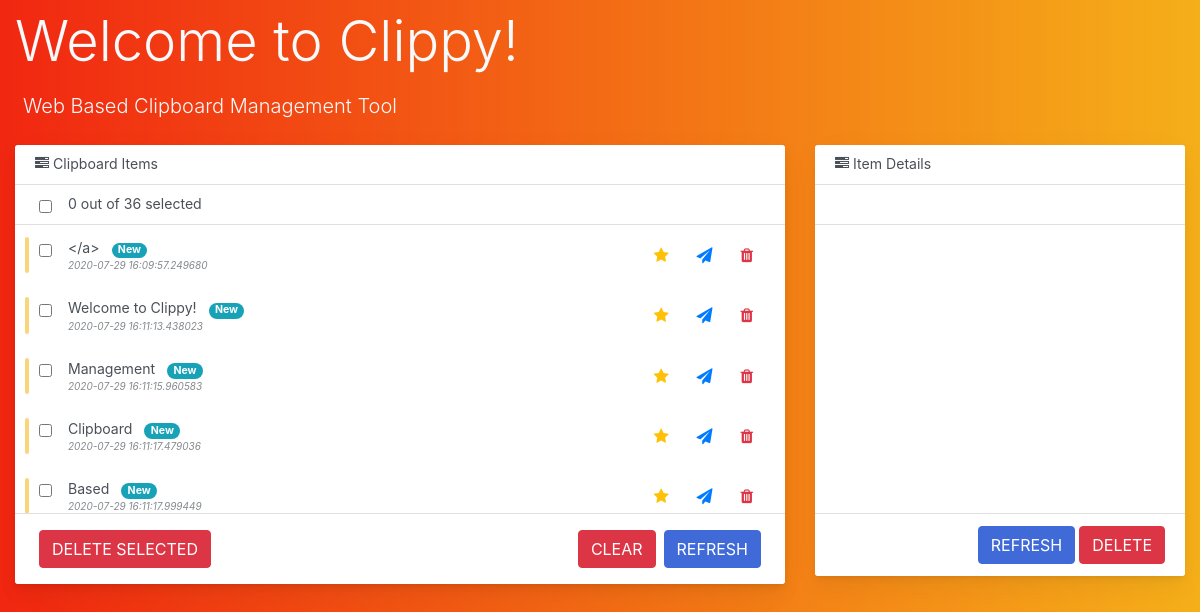
The page / on the database its author committed.
### app.py (models this page shows)
class ClipboardItem(db.Model):
    id = db.Column(db.Integer, primary_key=True)
    text = db.Column(db.String(9999), nullable=False)
    length = db.Column(db.Integer, nullable=False)
    location = db.Column(db.String(2083))
    date = db.Column(db.DateTime, nullable=False, default=datetime.now())

### app.py (the view)
@app.route('/')
def index():
    items = ClipboardItem.query.all()
    print(items[27].text)
    return render_template('index.html', items=items)

### templates/index.html (shortened to what this page needs)
<!DOCTYPE html>
<html lang="en">
<head>
    <link rel="stylesheet" href="https://stackpath.bootstrapcdn.com/bootstrap/4.5.0/css/bootstrap.min.css">
    <link rel="stylesheet" href="../static/css/main.css">
    <link rel="stylesheet" href="https://stackpath.bootstrapcdn.com/font-awesome/4.7.0/css/font-awesome.min.css">
</head>
<body>
    <div class="col-md-8">
        <h1 class="display-4 text-light mt-2">Welcome to Clippy!</h1>
        <p class="lead p-2 text-light">Web Based Clipboard Management Tool</p>
    </div>
    <div class="container-fluid">
        <div class="row">
            <div class="col-md-8">
                <div class="card-hover-shadow-2x mb-3 card">
                    <div class="card-header-tab card-header">
                        <div class="card-header-title font-size-lg text-capitalize font-weight-normal">
                            <i class="fa fa-tasks"></i>&nbsp;Clipboard Items
                        </div>
                    </div>
                    <div class="card-header-tab card-header pt-3">
                        <div class="widget-content p-0">
                            <div class="widget-content-wrapper">
                                <div class="widget-content-left mr-2">
                                    <div class="custom-checkbox custom-control pl-1">
                                        <input onclick="check_all(this)" id="super-check" value="{{item}}" type="checkbox">
                                        <label>&nbsp;</label>
                                    </div>
                                </div>
                                <div class="widget-content-left pb-3">
                                    <span id="check-count">0</span><span> out of {{ items|length }} selected</span>
                                </div>
                            </div>
                        </div>
                    </div>
                    <form class="reset-css" id="checked-form" method="POST" action="{{ url_for('item_actions') }}">
                        <div class="scroll-area-sm">
                            <perfect-scrollbar class="ps-show-limits">
                                <div style="position: static;" class="ps ps--active-y">
                                    <div class="ps-content">
                                        <ul class=" list-group list-group-flush" id="single-checks">
                                            {% for item in items %}
                                            <li class="list-group-item">
                                                <div class="todo-indicator bg-warning"></div>
                                                <div class="widget-content p-0">
                                                    <div class="widget-content-wrapper">
                                                        <div class="widget-content-left mr-2">
                                                                <div class="custom-checkbox custom-control pl-1">
                                                                    <input name="copy_id" value="{{item.id}}" onchange="count_checked()" type="checkbox">
                                                                    <label>&nbsp;</label>
                                                                </div>
                                                        </div>
                                                        <div class="widget-content-left">
                                                            <div class="widget-heading">
                                                                <a onclick="populate_div('{{item.text}}')"> {{ item.text | truncate(50) }} </a>
                                                                <div class="badge badge-pill badge-info ml-2">New</div>
                                                            </div>
                                                            <div class="widget-subheading"><i>{{ item.date }}</i></div>
                                                        </div>
                                                        <div class="widget-content-right">
                                                            <button class="border-0 btn-transition btn btn-outline-warning">
                                                                <i class="fa fa-star"></i>
                                                            </button>
                                                            <button class="border-0 btn-transition btn btn-outline-primary">
                                                                <i class="fa fa-paper-plane"></i>
                                                            </button>
                                                                <button type="submit" name="action" value= "{{ 'deleteitem' ~ item.id }}" class="border-0 btn-transition btn btn-outline-danger">
                                                                    <i class="fa fa-trash"></i>
                                                                </button>
                                                        </div>
                                                    </div>
                                                </div>
                                            </li>
                                            {% endfor %}
                                        </ul>
                                    </div>
                                </div>
                            </perfect-scrollbar>
                        </div>
                    </form>
                    <div class="container-fluid">
                        <div class="row">
                            <div class="col-12 col-md-12 btn-row d-block card-footer">
                                <button type="submit" form="checked-form" class="btn btn-danger m-1">
                                    DELETE SELECTED
                                </button>
                                <a href="{{ url_for('index') }}">
                                    <button class="btn btn-primary float-right m-1">REFRESH</button>
                                </a>
                                <form class="reset-css" method="post" action="{{ url_for('removeAll') }}">
                                    <button type="submit" class="btn btn-danger float-right m-1">CLEAR</button>
                                </form>
                            </div>
                        </div>
                    </div>
                </div>
            </div>
            <div class="col-md-4">
                <div class="card-hover-shadow-2x mb-3 card">
                    <div class="card-header-tab card-header">
                        <div class="card-header-title font-size-lg text-capitalize font-weight-normal">
                            <i class="fa fa-tasks"></i>&nbsp;Item Details
                        </div>
                    </div>
                    <div class="card-header-tab card-header pt-3">
                    </div>
                    <div class="scroll-area-sm">
                    </div>
                    <div class="d-block text-right card-footer">
                        <a href="{{ url_for('index') }}">
                            <button class="btn btn-primary">REFRESH</button>
                        </a>
                        <form class="reset-css" method="post" action="{{ url_for('removeAll') }}">
                            <button type="submit" class="btn btn-danger">DELETE</button>
                        </form>
                    </div>
                </div>
            </div>
        </div>
    </div>
</body>
</html>

### rows shown on the page
ClipboardItem: text "</a>", date "2020-07-29 16:09:57.249680"
ClipboardItem: text "Welcome to Clippy!", date "2020-07-29 16:11:13.438023"
ClipboardItem: text "Management", date "2020-07-29 16:11:15.960583"
ClipboardItem: text "Clipboard", date "2020-07-29 16:11:17.479036"
ClipboardItem: text "Based", date "2020-07-29 16:11:17.999449"

### other values the page prints
{{ items|length }} "36"
